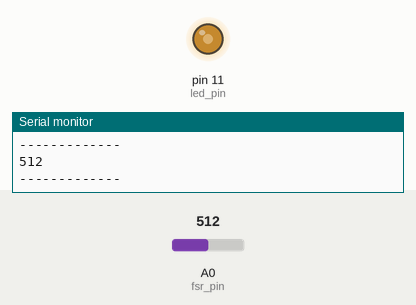
Recording of a sketch running on a simulated Arduino Uno, built with avr-gcc and run on an emulated ATmega328P. Shown: output pins drawn as LEDs (lit = HIGH), the last lines printed to the serial monitor. Inputs (shaded band) come from the test bench; at power-on: A0 (fsr_pin) = 512.

Above: at 1.2 s.
1.3 s: A0 (fsr_pin) set to 716
At 1.7 s:
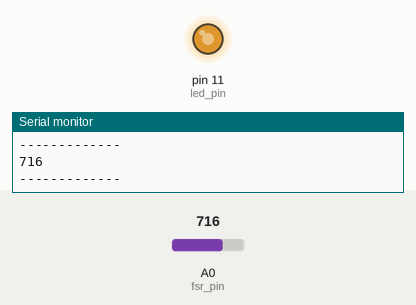
2.8 s: A0 (fsr_pin) set to 900
At 3.2 s:
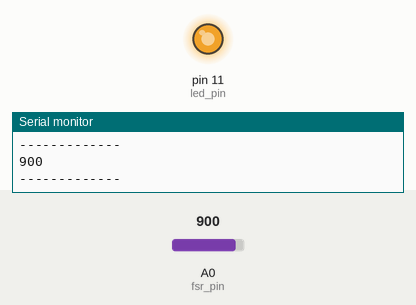
4.3 s: A0 (fsr_pin) set to 122
At 4.6 s:
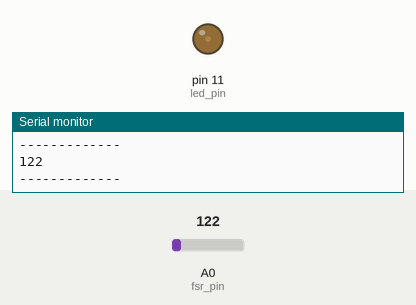
5.8 s: A0 (fsr_pin) set to 0
At 7.0 s:
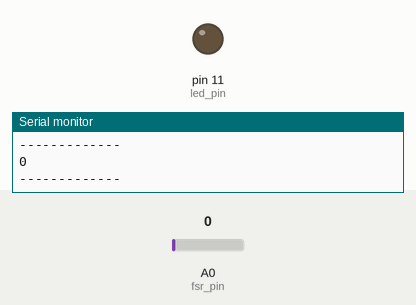
7.3 s: A0 (fsr_pin) set to 511
At 8.6 s:
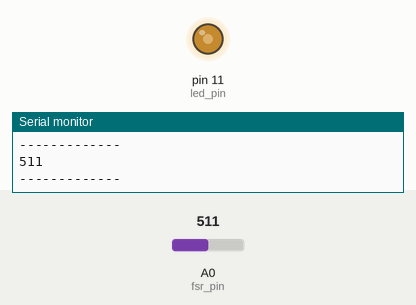
Timing chart, 0 to 9.8 s (numbered marks = the images above; inputs shaded):
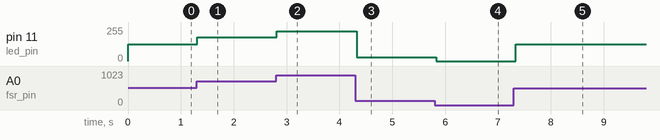

The sketch:

PID_fsr.ino
```cpp
// 首先定義腳位
#define led_pin 11
#define fsr_pin A0
int input_fsr = 0;
int fsr_value, led_value, angle;
float P, I, D;
void setup()
{
  P = I = D = 0.0f;
  P = 1.0f;
  angle = 90;
  Serial.begin(115200);
  pinMode(led_pin, OUTPUT);
}

void loop()
{
  while(Serial.available()>0){
      byte readbuffer[5];
      Serial.readBytes(readbuffer, 2);
      input_fsr = readbuffer[0];
  }

  fsr_value = analogRead(fsr_pin); // 讀取FSR
  led_value = map(fsr_value, 0, 1023, 0, 255); // 從0~1023映射到0~255

  angle += (fsr_value-input_fsr) * P;

  analogWrite(led_pin, led_value); // 改變LED亮度
  Serial.println(fsr_value);
  //Serial.println(led_value);
  Serial.println("-------------");
  delay(100);
}
```

Measured:
- after the input at 1.3 s, pin 11 (led_pin): 127/255 → 178/255 at once
- after the input at 2.8 s, pin 11 (led_pin): 178/255 → 224/255 at once
- after the input at 4.3 s, pin 11 (led_pin): 224/255 → 30/255 at once
- after the input at 5.8 s, pin 11 (led_pin): 30/255 → 0/255 at once
- after the input at 7.3 s, pin 11 (led_pin): 0/255 → 127/255 at once
